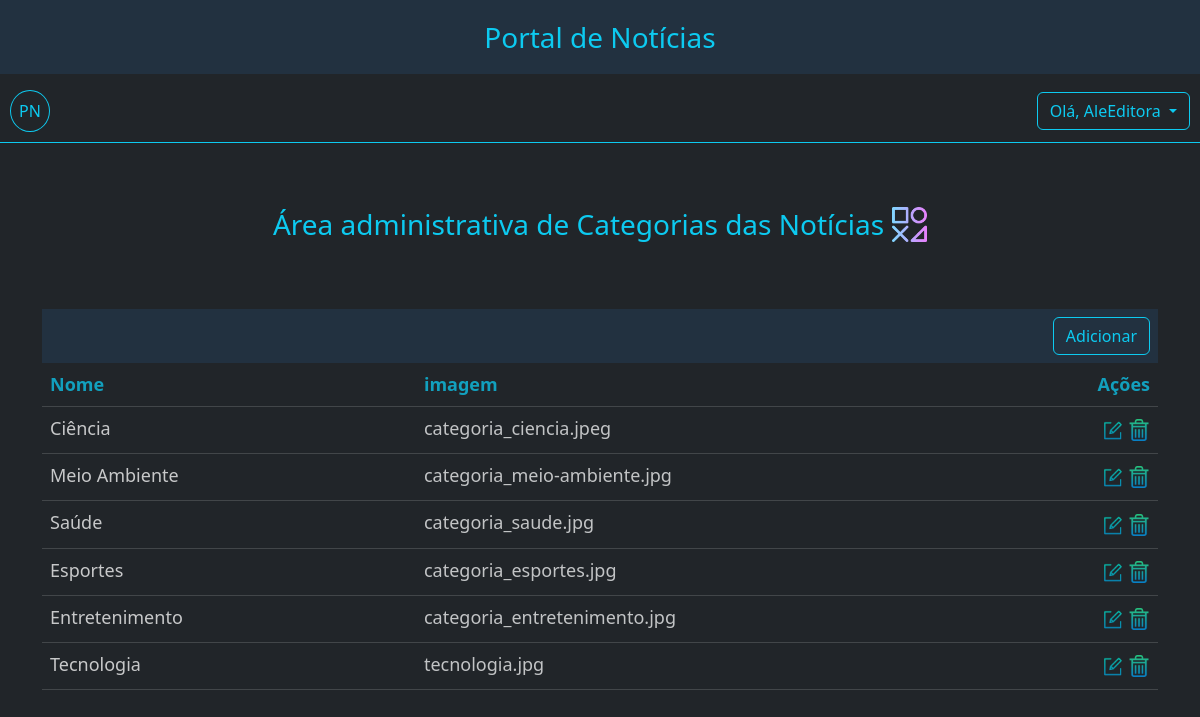
Page /adm/categorias/ (signed in) on the committed database.
### app_noticias/models.py (models this page shows, shortened)
class Categoria(models.Model):
    nome = models.CharField('Categoria', max_length=30, unique=True)
    imagem = models.ImageField(upload_to='', blank=True, null=True)
    criado_em = models.DateField(auto_now_add=True)

### app_noticias/views.py (the view, shortened to what this page needs)
# urls.py: path('adm/categorias/', CategoriasView.as_view(), name='categorias'),
class CategoriasView(PermissionRequiredMixin, ListView):
    model = Categoria
    permission_required = "app_noticias.view_categoria"
    context_object_name = 'categorias'
    template_name = 'categorias_table.html'

### app_noticias/context_processors.py (called while the page is built)
def user_permissions(request):
    return {
        'is_editor': request.user.groups.filter(name='Editores').exists(),
        'is_author': request.user.groups.filter(name='Autores').exists(),
    }

### app_noticias/templates/categorias_table.html
{% extends "base.html" %}
{% load static %}
{% load django_bootstrap5 %}
{% block content %}
{% static 'media' as media_url %}
{% static 'icones/categoria.png' as categoria_url %}
<div class="container" style="margin-top: 60px;">
    <div class="d-flex justify-content-center">
        <p class="text-info fs-3 text-center">Área administrativa de Categorias das Notícias</p>
        <img src="{{categoria_url}}" width="35" height="35" class="mt-1 ms-2" />
    </div>
    <div class="table-responsive-sm mt-5">
        <div class="d-flex justify-content-end" style="background-color:#223140;">
            <div class="p-2">
                <a class="btn btn-outline-info " href="{% url 'cadastrar_categoria' %}">Adicionar</a>
            </div>
        </div>
        <table class="table table-dark table-hover opacity-75">
            <thead class="text-info justify-content-center">
                <tr>
                    <th scope="col" class="text-info">Nome</th>
                    <th scope="col" class="text-info">imagem</th>
                    <th scope="col" class="text-info" style="width: 6%;">Ações</th>
                </tr>
            </thead>
            <tbody>
                {% for cate in categorias %}
                <tr>
                    <td>{{ cate.nome }}</td>
                    <td>
                        <a href="{{media_url}}/{{cate.imagem}}" class="text-decoration-none text-light">
                            {{ cate.imagem }}
                        </a>
                    </td>
                    <td>
                        <div class="d-flex justify-content-between" style="max-width: 80px;">
                            <a href="{% url 'editar_categoria' cate.id %}">
                                <img src="/static/icones/edit.png" width="22" height="22" class="m-1" alt="Editar" />
                            </a>
                            <a href="{% url 'excluir_categoria' cate.id %}">
                                <img src="/static/icones/excluir.png" width="22" height="22" alt="Excluir" />
                            </a>
                        </div>
                    </td>
                </tr>
                {% endfor %}
            </tbody>
        </table>
    </div>
</div>
{% endblock %}

### app_noticias/templates/base.html (shortened to what this page needs)
{% load static %}
{% load django_bootstrap5 %}
{% static 'icones/user_edit.png' as editar_url %}
{% static 'icones/senha.png' as senha_url %}
{% static 'icones/news.png' as news_url %}
{% static 'icones/editor.png' as editor_url %}
{% static 'icones/logout.png' as logout_url %}
{% static 'icones/log.png' as log_url %}
{% static 'icones/categoria.png' as categoria_url %}
{% static 'css.css' as css_url %}
<!DOCTYPE html>
<html lang="en">
<head>
    <link rel="stylesheet" href="{{css_url}}">
    {% load django_bootstrap5 %}
    {% bootstrap_css %}
</head>
<body data-bs-theme="dark">
    <div class="sticky-top  bg-body border-bottom border-info">
        <p class="w-100 text-info fs-3 text-center py-3" style="background-color: #223140">
            Portal de Notícias
        </p>
        <div class="  hstack d-flex ">
            <a href="{% url 'home' %}">
                <div class="text-ligth p-2 rounded-circle btn btn-outline-info"
                    style="margin-left: 10px; margin-bottom: 10px;">PN</div>
            </a>
            {% if request.user.is_authenticated %}
            <div class="dropdown ms-auto" style="margin-right: 10px; margin-bottom: 10px;">
                <button class="btn btn-outline-info dropdown-toggle  " type="button" data-bs-toggle="dropdown"
                    aria-expanded="false">
                    Olá, {{ user.get_username }}
                </button>
            </div>
            {% else %}
            <a href="{% url 'registrar-usuario' %}" class="px-3 ms-auto text-info text-decoration-none">Sign</a>
            <a href="{% url 'login' %}" class="px-3 text-info text-decoration-none">Login</a>
            {% endif %}
        </div>
    </div>
    <div class="responsive">
        {% block content %}{% endblock %}
    </div>
</body>
</html>

### staticfiles/css.css (style rules this page uses)
@media (min-width: 300px) { .responsive { font-size: 12px; } }
@media (min-width: 440px) { .responsive { font-size: 14px; } }
@media (min-width: 640px) { .responsive { font-size: 15px; } }
@media (min-width: 768px) { .responsive { font-size: 16px; } }
@media (min-width: 1024px) { .responsive { font-size: 18px; } }

### rows in the picture
Categoria: nome "Ciência", imagem "categoria_ciencia.jpeg"
Categoria: nome "Meio Ambiente", imagem "categoria_meio-ambiente.jpg"
Categoria: nome "Saúde", imagem "categoria_saude.jpg"
Categoria: nome "Esportes", imagem "categoria_esportes.jpg"
Categoria: nome "Entretenimento", imagem "categoria_entretenimento.jpg"
Categoria: nome "Tecnologia", imagem "tecnologia.jpg"

### other values in the picture
{{ user.get_username }} "AleEditora"
